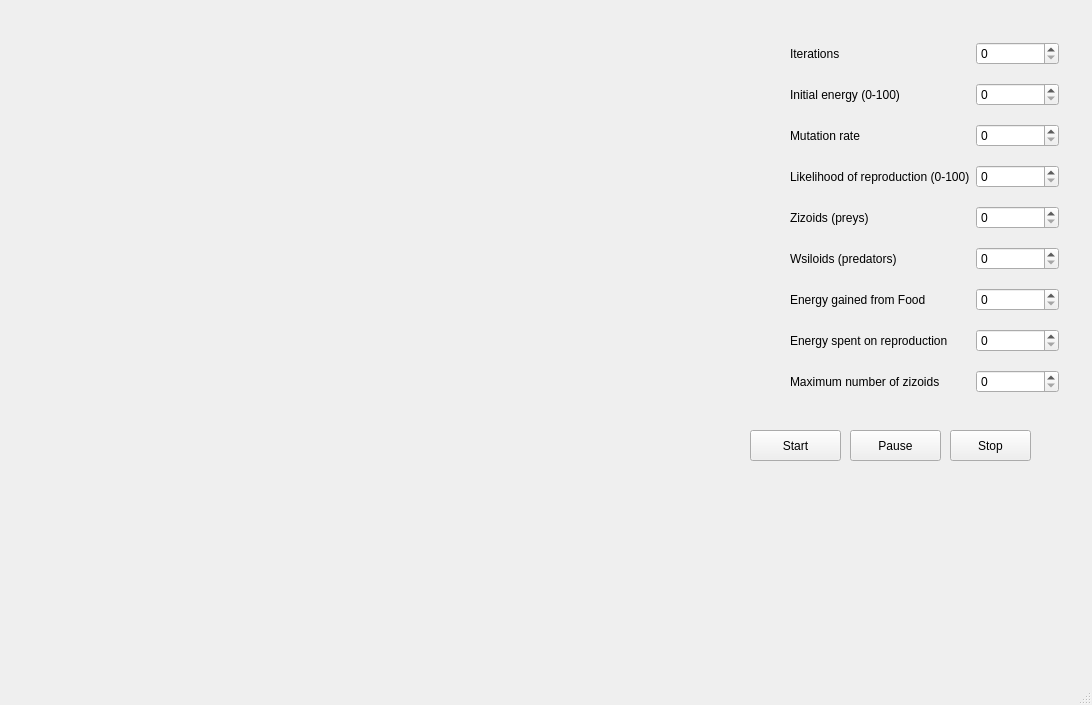
<?xml version="1.0" encoding="UTF-8"?>
<ui version="4.0">
 <class>MainWindow</class>
 <widget class="QMainWindow" name="MainWindow">
  <property name="geometry">
   <rect>
    <x>0</x>
    <y>0</y>
    <width>1092</width>
    <height>705</height>
   </rect>
  </property>
  <property name="windowTitle">
   <string>MainWindow</string>
  </property>
  <widget class="QWidget" name="centralwidget">
   <widget class="QPushButton" name="start_btn">
    <property name="geometry">
     <rect>
      <x>750</x>
      <y>430</y>
      <width>91</width>
      <height>31</height>
     </rect>
    </property>
    <property name="text">
     <string>Start</string>
    </property>
   </widget>
   <widget class="QPushButton" name="pause_btn">
    <property name="geometry">
     <rect>
      <x>850</x>
      <y>430</y>
      <width>91</width>
      <height>31</height>
     </rect>
    </property>
    <property name="text">
     <string>Pause</string>
    </property>
   </widget>
   <widget class="QPushButton" name="stop_btn">
    <property name="geometry">
     <rect>
      <x>950</x>
      <y>430</y>
      <width>81</width>
      <height>31</height>
     </rect>
    </property>
    <property name="text">
     <string>Stop</string>
    </property>
   </widget>
   <widget class="QWidget" name="gridLayoutWidget">
    <property name="geometry">
     <rect>
      <x>790</x>
      <y>30</y>
      <width>269</width>
      <height>381</height>
     </rect>
    </property>
    <layout class="QGridLayout" name="gridLayout">
     <property name="sizeConstraint">
      <enum>QLayout::SetNoConstraint</enum>
     </property>
     <item row="4" column="0">
      <widget class="QLabel" name="label_7">
       <property name="text">
        <string>Likelihood of reproduction (0-100)</string>
       </property>
      </widget>
     </item>
     <item row="3" column="0">
      <widget class="QLabel" name="label_6">
       <property name="text">
        <string>Mutation rate</string>
       </property>
      </widget>
     </item>
     <item row="2" column="0">
      <widget class="QLabel" name="label_2">
       <property name="text">
        <string>Initial energy (0-100)</string>
       </property>
      </widget>
     </item>
     <item row="10" column="0">
      <widget class="QLabel" name="label_8">
       <property name="text">
        <string>Maximum number of zizoids</string>
       </property>
      </widget>
     </item>
     <item row="10" column="1">
      <widget class="QSpinBox" name="max_preys_sb">
       <property name="maximum">
        <number>60</number>
       </property>
      </widget>
     </item>
     <item row="7" column="1">
      <widget class="QSpinBox" name="predator_sb">
       <property name="minimumSize">
        <size>
         <width>0</width>
         <height>0</height>
        </size>
       </property>
       <property name="baseSize">
        <size>
         <width>0</width>
         <height>15</height>
        </size>
       </property>
       <property name="maximum">
        <number>60</number>
       </property>
      </widget>
     </item>
     <item row="9" column="0">
      <widget class="QLabel" name="label_11">
       <property name="text">
        <string>Energy spent on reproduction</string>
       </property>
      </widget>
     </item>
     <item row="9" column="1">
      <widget class="QSpinBox" name="repro_energy_sb">
       <property name="maximum">
        <number>100</number>
       </property>
      </widget>
     </item>
     <item row="7" column="0">
      <widget class="QLabel" name="label_4">
       <property name="text">
        <string>Wsiloids (predators)</string>
       </property>
      </widget>
     </item>
     <item row="6" column="0">
      <widget class="QLabel" name="label_3">
       <property name="text">
        <string>Zizoids (preys)</string>
       </property>
      </widget>
     </item>
     <item row="8" column="0">
      <widget class="QLabel" name="label_5">
       <property name="text">
        <string>Energy gained from Food</string>
       </property>
      </widget>
     </item>
     <item row="8" column="1">
      <widget class="QSpinBox" name="food_energy_db">
       <property name="maximum">
        <number>100</number>
       </property>
      </widget>
     </item>
     <item row="6" column="1">
      <widget class="QSpinBox" name="prey_sb">
       <property name="maximum">
        <number>60</number>
       </property>
      </widget>
     </item>
     <item row="1" column="1">
      <widget class="QSpinBox" name="iterations_sb">
       <property name="maximum">
        <number>100</number>
       </property>
      </widget>
     </item>
     <item row="1" column="0">
      <widget class="QLabel" name="label">
       <property name="text">
        <string>Iterations</string>
       </property>
      </widget>
     </item>
     <item row="3" column="1">
      <widget class="QSpinBox" name="mutation_rate_sb"/>
     </item>
     <item row="4" column="1">
      <widget class="QSpinBox" name="likelihood_repro_sb">
       <property name="maximum">
        <number>100</number>
       </property>
      </widget>
     </item>
     <item row="2" column="1">
      <widget class="QSpinBox" name="initial_energy_sb">
       <property name="maximum">
        <number>100</number>
       </property>
      </widget>
     </item>
    </layout>
   </widget>
   <widget class="QWidget" name="gridLayoutWidget_2">
    <property name="geometry">
     <rect>
      <x>30</x>
      <y>30</y>
      <width>691</width>
      <height>531</height>
     </rect>
    </property>
    <layout class="QGridLayout" name="table">
     <property name="sizeConstraint">
      <enum>QLayout::SetFixedSize</enum>
     </property>
     <property name="spacing">
      <number>1</number>
     </property>
    </layout>
   </widget>
  </widget>
  <widget class="QMenuBar" name="menubar">
   <property name="geometry">
    <rect>
     <x>0</x>
     <y>0</y>
     <width>1092</width>
     <height>21</height>
    </rect>
   </property>
  </widget>
  <widget class="QStatusBar" name="statusbar"/>
 </widget>
 <resources/>
 <connections/>
</ui>
